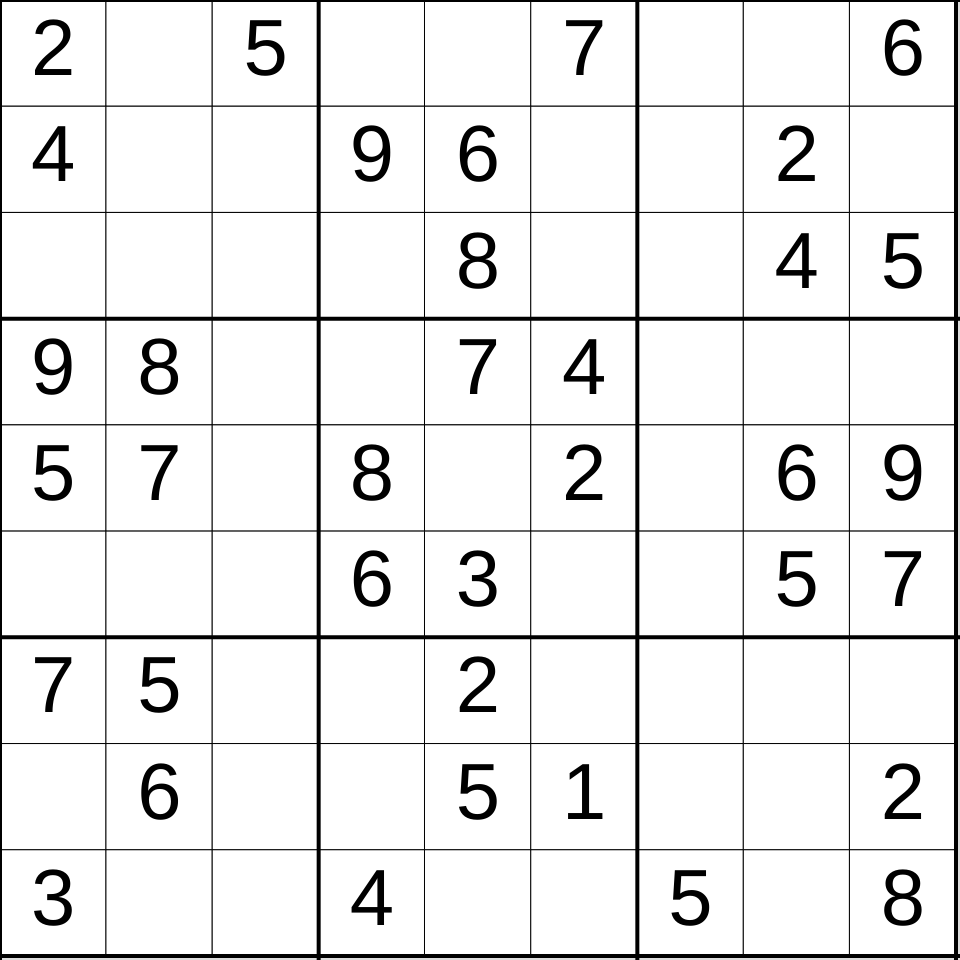
Frame 1 (no input)
Frame 60 (no input): identical to frame 1, image omitted
Frame 120 (the mouse pressed at the canvas centre since frame 60): identical to frame 1, image omitted

The p5.js sketch that drew this single still picture (run headless with seeded random() and noise() and a simulated clock; from frame 60 on, the mouse is pressed at the canvas centre):

// p5.js sketch
// ── sketch.js
// Sudoku Demo

let initialGrid = [
  [2, 0, 5, 0, 0, 7, 0, 0, 6],
  [4, 0, 0, 9, 6, 0, 0, 2, 0],
  [0, 0, 0, 0, 8, 0, 0, 4, 5],
  [9, 8, 0, 0, 7, 4, 0, 0, 0],
  [5, 7, 0, 8, 0, 2, 0, 6, 9],
  [0, 0, 0, 6, 3, 0, 0, 5, 7],
  [7, 5, 0, 0, 2, 0, 0, 0, 0],
  [0, 6, 0, 0, 5, 1, 0, 0, 2],
  [3, 0, 0, 4, 0, 0, 5, 0, 8],
];

let gridDimensions = 9;
let cellSize;
let grid;

function setup() {
  if (windowWidth < windowHeight) {
    createCanvas(windowWidth*0.8, windowWidth*0.8);
  }
  else {
    createCanvas(windowWidth*0.8, windowWidth*0.8);
  }
  cellSize = (width-4)/gridDimensions;
  grid = initialGrid;
}

function draw() {
  background(220);
  displayGrid();
}

function displayGrid() {
  for (let y=0; y<gridDimensions; y++) {
    for (let x=0; x<gridDimensions; x++) {
      fill("white");
      strokeWeight(1);
      rect(x*cellSize, y*cellSize, cellSize, cellSize);

    
      if (grid[y][x] !== 0) {

      


        //show this number
        fill("black");
        textSize(cellSize*0.75);
        textAlign(CENTER, CENTER);
        text(grid[y][x], x*cellSize + cellSize/2, y*cellSize + cellSize/2);

      }
    }
  }
  drawCageLines(); 
}
function drawCageLines() {
  strokeWeight(4);
  for (let location=0; location <= 9; location += 3) {
    line(0, cellSize*location, width, cellSize*location);
    line(cellSize*location, 0, cellSize*location, height);
  }
}
